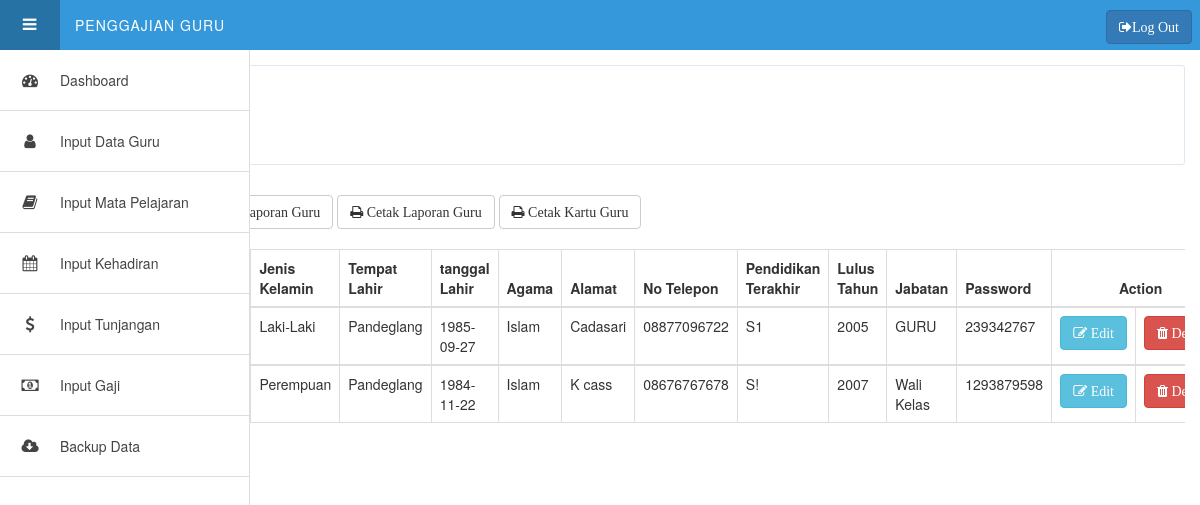
The app's page /admin/guru.php (signed in) with its own data.
### tables this page shows
CREATE TABLE `tbl_guru` (
  `id_guru` int(20) NOT NULL,
  `nama` varchar(30) NOT NULL,
  `jenis_kelamin` varchar(10) NOT NULL,
  `tempat_lahir` varchar(20) NOT NULL,
  `tgl_lahir` varchar(50) NOT NULL,
  `agama` varchar(20) NOT NULL,
  `no_telp` varchar(11) NOT NULL,
  `pendidikan_akhir` varchar(50) NOT NULL,
  `lulus_tahun` int(4) NOT NULL,
  `jabatan` varchar(30) NOT NULL,
  `password` varchar(20) NOT NULL,
  `alamat` varchar(30) NOT NULL
);

### admin/guru.php (the view, shortened to what this page needs)
  <?php
  $per=10;
  $page= isset($_GET['page']) ? (int) $_GET['page'] : 1;
 $start = ($page>1) ? ($page*$per)-$per : 0 ;
  $q=mysql_query("SELECT * FROM tbl_guru ORDER BY id_guru ASC limit $start, $per ");
  ?>
  <!DOCTYPE html>
  <html lang="en" >
  <head>
      <link rel="stylesheet" href="css/style.css">
      <link rel="stylesheet" type="text/css" href="css/css/font-awesome.css">
      <link rel="stylesheet" type="text/css" href="css/bootstrap.css">
  <link rel="stylesheet" href="https://maxcdn.bootstrapcdn.com/bootstrap/3.3.7/css/bootstrap.min.css">
<link rel="stylesheet" type="text/css" href="sweetalert-1-master/dist/sweetalert.css">
  </head>
  <body>
    <div class="header">
    <a href="#" id="menu-action">
      <i class="fa fa-bars"></i>
    </a>
    <div class="logo">
     Penggajian Guru
  <a href="logout.php"><button class="fa fa-sign-out btn btn-primary" style="position: relative; float: right; margin-top: 10px;margin-right: 8px;">Log Out</button></a>
    </div>
  </div>
  <div class="sidebar">
    <ul>
      <li><a href="index.php"><i class="fa fa-dashboard"></i><span>Dashboard</span></a></li>
      <li><a href="guru.php"><i class="fa fa-user"></i><span>Input Data Guru</span></a></li>
      <li><a href="pelajaran.php"><i class="fa fa-book"></i><span>Input Mata Pelajaran</span></a></li>
      <li><a href="staf.php"><i class="fa fa-calendar"></i><span>Input Kehadiran</span></a></li>
      <li><a href="tunjangan.php"><i class="fa fa-dollar"></i><span>Input Tunjangan</span></a></li>
      <li><a href="gaji.php"><i class="fa fa-money"></i><span>Input Gaji</span></a></li>
      <li><a href="Backup.php"><i class="fa fa-cloud-download"></i><span>Backup Data</span></a></li>
  </div>
  <div class="main">
    <div class="hipsum">
      <div class="jumbotron">
      <h1>Data Guru</h1>
      </div>
<div class="in">
<a href="input_guru.php">
<button class="btn btn-success fa fa-pencil">  Input</button></a>
<a href="laporan_guru.php"><button class="btn btn-default fa fa-download">  Download Laporan Guru</button></a>
<a href="cetak_laporan_guru.php"><button class="btn btn-default fa fa-print">  Cetak Laporan Guru</button></a>
<a href="cetak_pass_guru.php"><button class="btn btn-default fa fa-print">  Cetak Kartu Guru</button></a>
</div>
<br>
<div id="load-data">
 <div class="table-responsive">
      <table class="table table-bordered">
        <thead>
          <tr>
            <th>No</th>
            <th >Id Guru</th>
            <th>Nama</th>
            <th>Jenis Kelamin</th>
            <th>Tempat Lahir</th>
            <th>tanggal Lahir</th>
            <th>Agama</th>
            <th>Alamat</th>
            <th>No Telepon</th>
            <th>Pendidikan Terakhir</th>
            <th>Lulus Tahun</th>
            <th>Jabatan</th>
            <th>Password</th>
            <th colspan="2"><center>Action</center></th>
          </tr>
        </thead>
        <?php
$a=1;
  while ($data=mysql_fetch_array($q)) { ?>
  <tbody>
          <tr>
            <th scope="row"><?php echo $a++; ?></th>
            <td><?php echo $data['id_guru']; ?></td>
            <td><?php echo $data['nama']; ?></td>
            <td><?php echo $data['jenis_kelamin']; ?></td>
            <td><?php echo $data['tempat_lahir']; ?></td>
            <td><?php echo $data['tgl_lahir']; ?></td>
            <td><?php echo $data['agama']; ?></td>
            <td><?php echo $data['alamat']; ?></td>
            <td><?php echo $data['no_telp']; ?></td>
            <td><?php echo $data['pendidikan_akhir']; ?></td>
            <td><?php echo $data['lulus_tahun']; ?></td>
            <td><?php echo $data['jabatan']; ?></td>
            <td><?php echo $data['password']; ?></td>
            <td><a href="edit_guru.php?id=<?php echo $data['id_guru']; ?>"><button class="btn btn-info fa fa-edit">  Edit</button></a></td>
            <td><a href="delete_guru.php?id=<?php echo $data['id_guru'];?>" id="idd" data-id="<?php echo $data['id_guru']; ?>">
            <button class="btn btn-danger fa fa-trash" name="del" id="id" data-id="<?php echo $data['id_guru']; ?>">   Delete</button></a></td>
          </tr>
          </tbody>
     <?php }
        ?>
        </table>
          </div>
        </div>
   </div>
  </div>
  </body>
  </html>

### admin/css/style.css (style rules this page uses)
*, *:before, *:after { -webkit-box-sizing: border-box; -moz-box-sizing: border-box; box-sizing: border-box; }
body { background: #f5f5f5; padding: 0; margin: 0; font-family: 'Lato', sans-serif; }
i.fa { font-size: 16px; }
.header { position: fixed; z-index: 10; top: 0; left: 0; background: #3498DB; width: 100%; height: 50px; line-height: 50px; color: #fff; }
.header .logo { text-transform: uppercase; letter-spacing: 1px; }
.header #menu-action { display: block; float: left; width: 60px; height: 50px; line-height: 50px; margin-right: 15px; color: #fff; text-decoration: none; text-align: center; background: rgba(0, 0, 0, 0.15); font-size: 13px; text-transform: uppercase; letter-spacing: 1px; -webkit-transition: all 0.2s ease-in-out; transition: all 0.2s ease-in-out; }
.header #menu-action i { display: inline-block; margin: 0 5px; }
.sidebar { position: fixed; z-index: 10; left: 0; top: 50px; height: 100%; width: 60px; background: #fff; border-right: 1px solid #ddd; text-align: center; -webkit-transition: all 0.2s ease-in-out; transition: all 0.2s ease-in-out; }
.sidebar:hover, .sidebar.active, .sidebar.hovered { width: 250px; -webkit-transition: all 0.2s ease-in-out; transition: all 0.2s ease-in-out; }
.sidebar ul { list-style-type: none; padding: 0; margin: 0; }
.sidebar ul li { display: block; }
.sidebar ul li a { display: block; position: relative; white-space: nowrap; overflow: hidden; border-bottom: 1px solid #ddd; color: #444; text-align: left; }
.sidebar ul li a i { display: inline-block; width: 60px; height: 60px; line-height: 60px; text-align: center; -webkit-animation-duration: .7s; -moz-animation-duration: .7s; -o-animation-duration: .7s; animation-duration: .7s; -webkit-animation-fill-mode: both; -moz-animation-fill-mode: both; -o-animation-fill-mode: both; animation-fill-mode: both; }
.sidebar ul li a span { display: inline-block; height: 60px; line-height: 60px; }
.main { position: relative; display: block; top: 50px; left: 0; padding: 15px; padding-left: 75px; -webkit-transition: all 0.2s ease-in-out; transition: all 0.2s ease-in-out; }
.main .jumbotron { background-color: #fff; padding: 30px !important; border: 1px solid #dfe8f1; -webkit-border-radius: 3px; -moz-border-radius: 3px; border-radius: 3px; }
.main .jumbotron h1 { font-size: 24px; margin: 0; padding: 0; margin-bottom: 12px; }
a { text-decoration: none; }

### records on screen
tbl_guru: jenis_kelamin "Laki-Laki", tempat_lahir "Pandeglang", tgl_lahir "1985-09-27", agama "Islam", alamat "Cadasari", no_telp "08877096722", pendidikan_akhir "S1", lulus_tahun "2005", jabatan "GURU", password "239342767"
tbl_guru: jenis_kelamin "Perempuan", tempat_lahir "Pandeglang", tgl_lahir "1984-11-22", agama "Islam", alamat "K cass", no_telp "08676767678", pendidikan_akhir "S!", lulus_tahun "2007", jabatan "Wali Kelas", password "1293879598"
